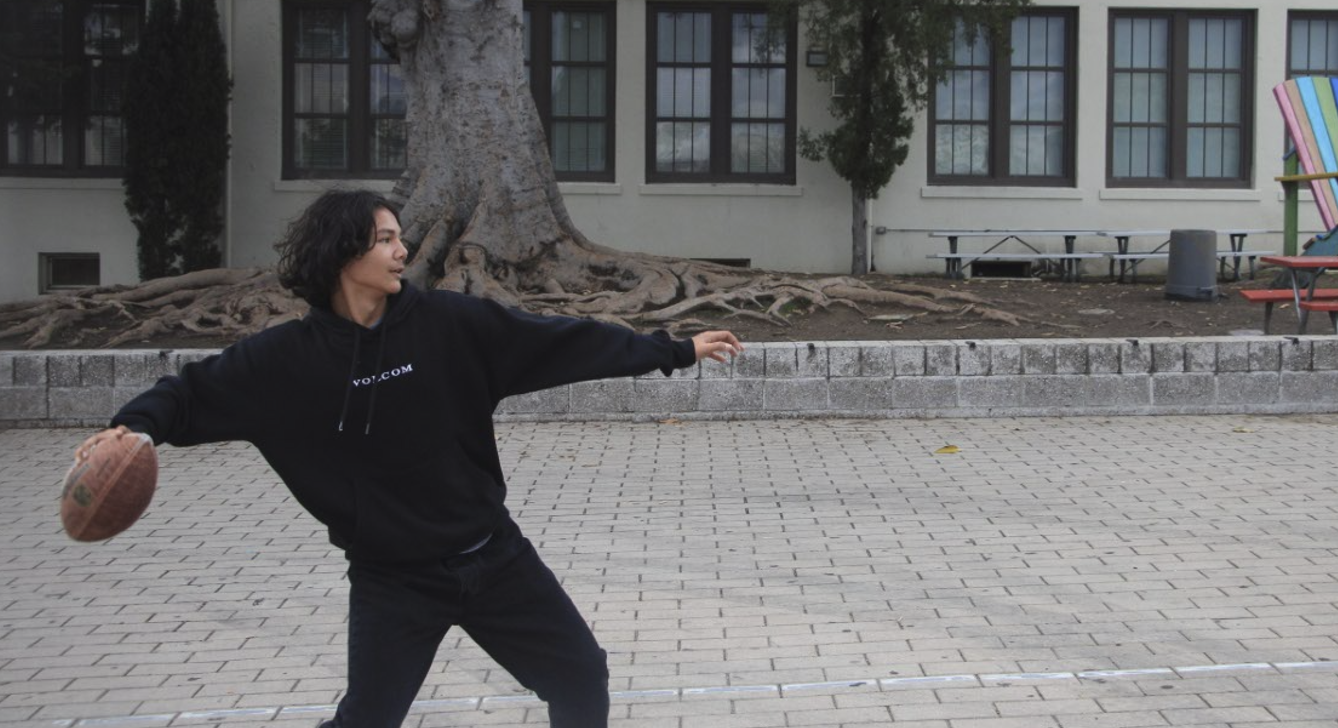
#> input picture FootballPhoto.png, 1338 x 728 px
$ python ComputerRGB.py
#> lines starting #> are read from the running program, lines starting #| are printed output that depends on the picture
import cv2

import matplotlib.pyplot as plt # Correct import

# Load Image

image = cv2.imread('FootballPhoto.png')
#> image is the input picture: shape (728, 1338, 3); mean B, G, R 108.9, 108.2, 108.8

# Check if the image is loaded properly

if image is None:

    print("Error: Image not found. Check the file path!")

else:

# Convert BGR to RGB and Display

    imagergb = cv2.cvtColor(image, cv2.COLOR_BGR2RGB)

    plt.imshow(imagergb)

    plt.title("RGB Image")

    plt.axis('off') # Hide axes

    plt.show() # Show the RGB image

# Convert BGR to Grayscale and Display

    grayimage = cv2.cvtColor(image, cv2.COLOR_BGR2GRAY)

    plt.imshow(grayimage, cmap="gray") # Add cmap for grayscale display

    plt.title("Grayscale Image")

    plt.axis('off') # Hide axes

    plt.show() # Show the grayscale image

croppedimage = image[100:300, 200:400]
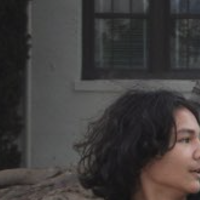
#> croppedimage: shape (200, 200, 3); mean B, G, R 59.8, 60.6, 64
croppedrgb = cv2.cvtColor(croppedimage, cv2.COLOR_BGR2RGB)
plt.imshow(croppedrgb)
plt.title("Cropped Region")
plt.show()
